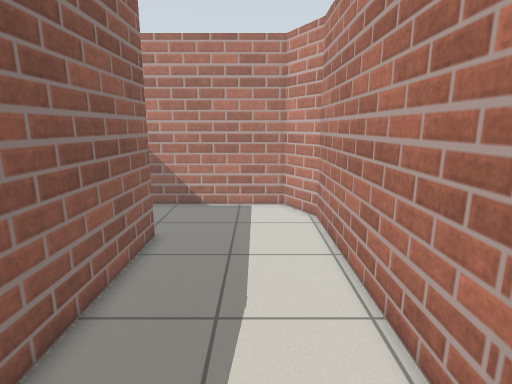
[1] (above)

12 first-person views from a walk through a Gazebo world. The camera is 1.2 m above the floor, tilts 12° down and sees 80° across. The floor is counted in squares, 0.25 m on a side. Each view is taken from the middle of a square. On the plan, view 1 faces up. The plan holds only what a view shows up to about 20 squares ahead; the rest is blank.

[2]
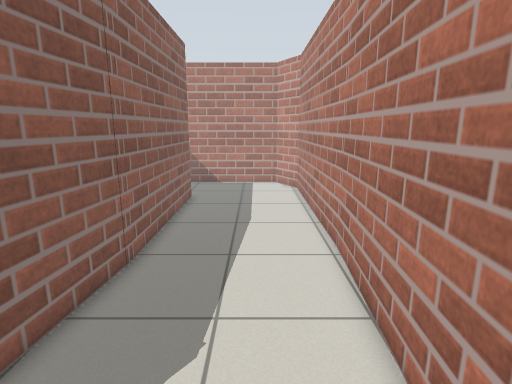

[3]
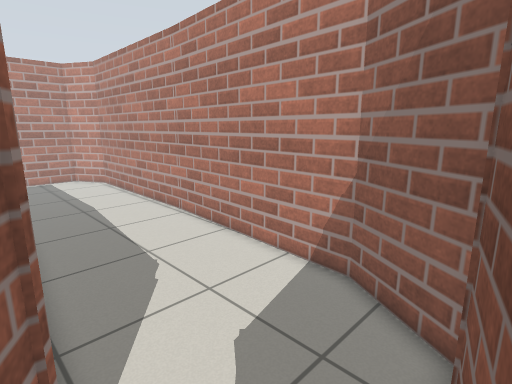

[4]
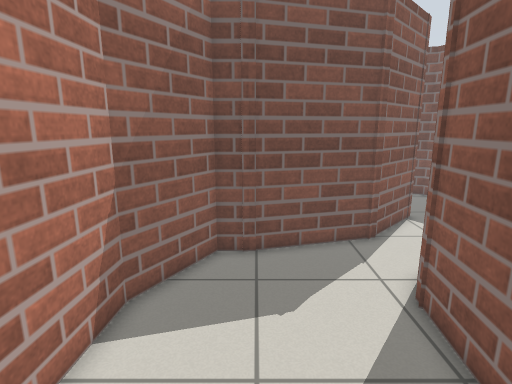

[5]
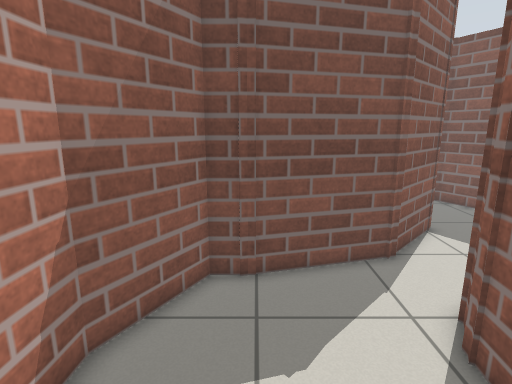

[6]
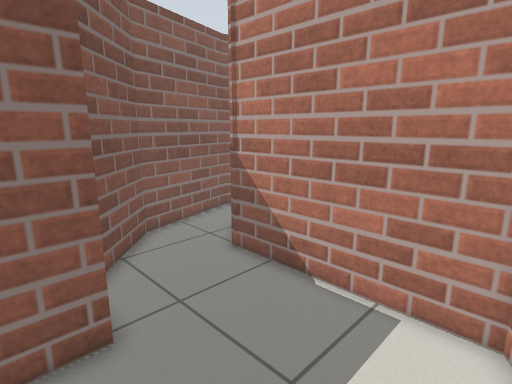

[7]
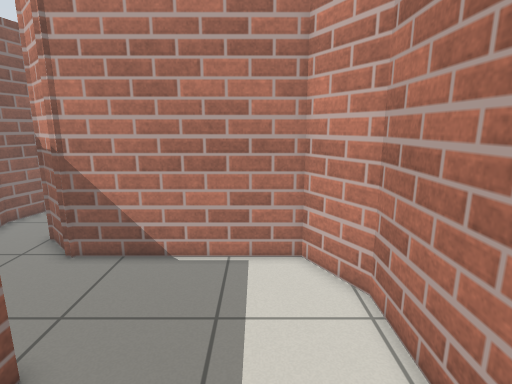

[8]
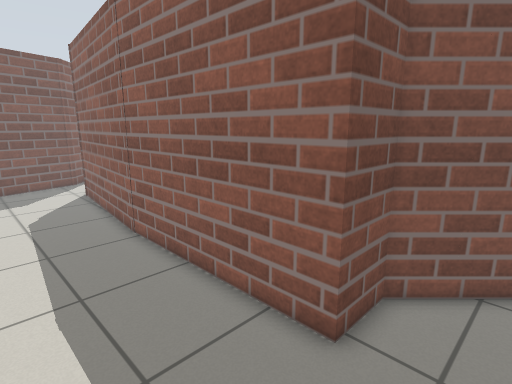

[9]
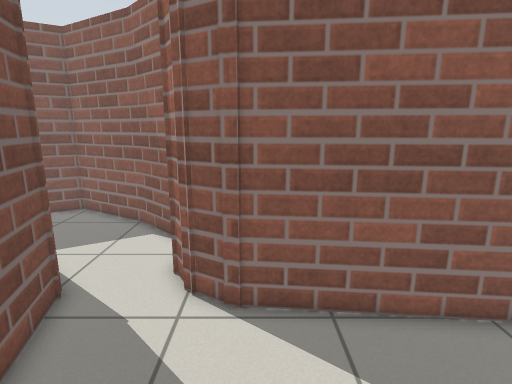

[10]
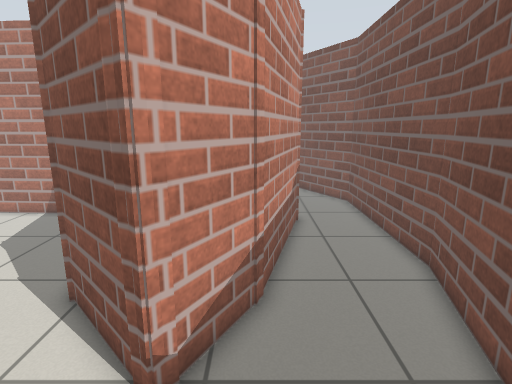

[11]
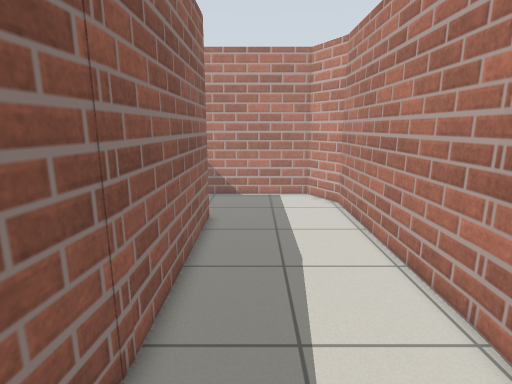

[12]
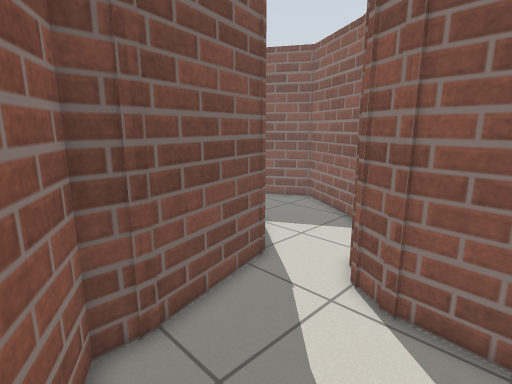

### Floor plan
Points are (right, up) in squares from view 1. A wall is a line through its corners. A room is listed if a view was taken in it or the views show most of it. See-through windows are left out.
Room 1 (views 1, 2, 3, 4, 5, 6, 7, 8, 9, 11, 12)
walls: (-4.5, 2.6) (-5.5, -8); (3.3, 3.6) (3.3, 16.1) (1.7, 18.8) (-7.3, 18.8); (-5.4, -7.4) (-6.2, -8.8); (-6.8, 18.6) (-8.7, 20.5); (-6.7, -9.2) (-7.5, -9.7); (-1.1, -11.3) (0.5, -11.3) (2.6, -7.7) (3.3, 3.8); (-11.8, 19.5) (-11.1, 16.9) (-7.1, 13) (-4.5, 13) (-4.5, 1.9); (-6.4, -12.8) (-0.5, -11.2)
ways out: opening at (-7.5, -11.5) to room 2; opening at (-10.5, 20)
Room 2 (view 10)
walls: (-5.9, -18.3) (-9.4, -16.2) (-9.1, -15.6); (-4.1, -24.1) (5.6, -24.1) (7, -23.2); (1.2, -20.1) (-6.5, -18); (-9.3, -22.7) (-4, -24.1); (-9, -16.5) (-9.4, -16.2); (-9.5, -16.1) (-6.3, -12.9); (-11, -10.8) (-13.1, -12.8); (-13, -12.7) (-15.6, -17.2) (-13, -21.7)
ways out: opening at (-7.5, -11.5) to room 1

Where each view was taken, in squares from view 1:
view 1: 0 up, 0 right, facing up
view 2: 8 down, 0 right, facing up
view 3: 12 down, 6 left, facing up-right
view 4: 0 up, 1 left, facing down
view 5: 2 down, 1 left, facing down
view 6: 11 up, 2 right, facing up-left
view 7: 8 up, 0 right, facing up
view 8: 16 up, 1 right, facing down-left
view 9: 7 down, 2 right, facing left
view 10: 18 down, 14 left, facing right
view 11: 3 down, 2 left, facing up
view 12: 5 down, 2 right, facing down-left
